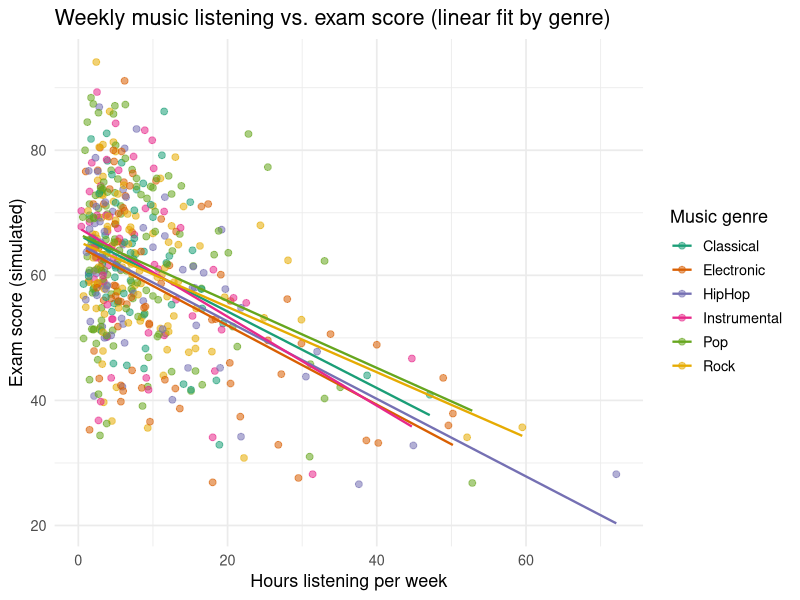

Write R code to recreate this figure.
## ---- chunk 1

# Simulate dataset and create a ggplot scatter with genre fits; return data and plot object.

set.seed(2026)
library(tidyverse)

n <- 500
genres <- c("Classical", "Instrumental", "Pop", "Rock", "Electronic", "HipHop")

df <- tibble(
  id = seq_len(n),
  age = sample(17:30, n, replace = TRUE),
  gender = sample(c("F","M","Other"), n, replace = TRUE, prob = c(.55,.44,.01)),
  hours_listen_week = round(rlnorm(n, meanlog = log(6), sdlog = 0.9), 1),
  music_genre = sample(genres, n, replace = TRUE, prob = c(.12, .10, .28, .18, .18, .14)),
  hours_study_week = round(rnorm(n, mean = 12, sd = 4) - 0.15 * rlnorm(n, meanlog = log(6), sdlog = 0.9), 1)
) |>
  mutate(
    hours_study_week = pmax(0.5, hours_study_week),
    prefers_music_while_studying = case_when(
      music_genre %in% c("Classical","Instrumental") ~ sample(c("Yes","No"), n(), replace = TRUE, prob = c(.7,.3)),
      TRUE ~ sample(c("Yes","No"), n(), replace = TRUE, prob = c(.45,.55))
    ),
    # genre-specific effect on concentration (positive for classical/instrumental, neutral or slightly negative for others)
    genre_effect = case_when(
      music_genre %in% c("Classical","Instrumental") ~ 3,
      music_genre == "Pop" ~ 0,
      music_genre == "Rock" ~ -1,
      music_genre == "Electronic" ~ -0.8,
      music_genre == "HipHop" ~ -0.5,
      TRUE ~ 0
    ),
    concentration_score = round(50 + 2.2 * hours_study_week - 0.9 * hours_listen_week + genre_effect + rnorm(n, 0, 6), 1),
    exam_score = round(40 + 1.9 * hours_study_week - 0.6 * hours_listen_week + 0.8 * concentration_score/10 + rnorm(n, 0, 7), 1),
    gpa_est = pmin(4.0, pmax(0.7, (exam_score / 25)))  # rough mapping to 0.7-4.0
  ) |>
  select(-genre_effect)

# compute correlation matrix for numeric vars of interest
num_vars <- df |> select(hours_listen_week, hours_study_week, concentration_score, exam_score, gpa_est)
corr <- cor(num_vars, use = "pairwise.complete.obs")

# Create scatter plot: hours_listen_week vs exam_score colored by genre with linear fit per genre
p <- ggplot(df, aes(x = hours_listen_week, y = exam_score, color = music_genre)) +
  geom_point(alpha = 0.55, size = 2) +
  geom_smooth(method = "lm", se = FALSE, linewidth = 0.8) +
  scale_color_brewer(type = "qual", palette = "Dark2") +
  labs(
    title = "Weekly music listening vs. exam score (linear fit by genre)",
    x = "Hours listening per week",
    y = "Exam score (simulated)",
    color = "Music genre"
  ) +
  theme_minimal(base_size = 13)

# Return a useful object
list(
  dataset = df,
  correlation = round(corr, 3),
  plot = p
)
